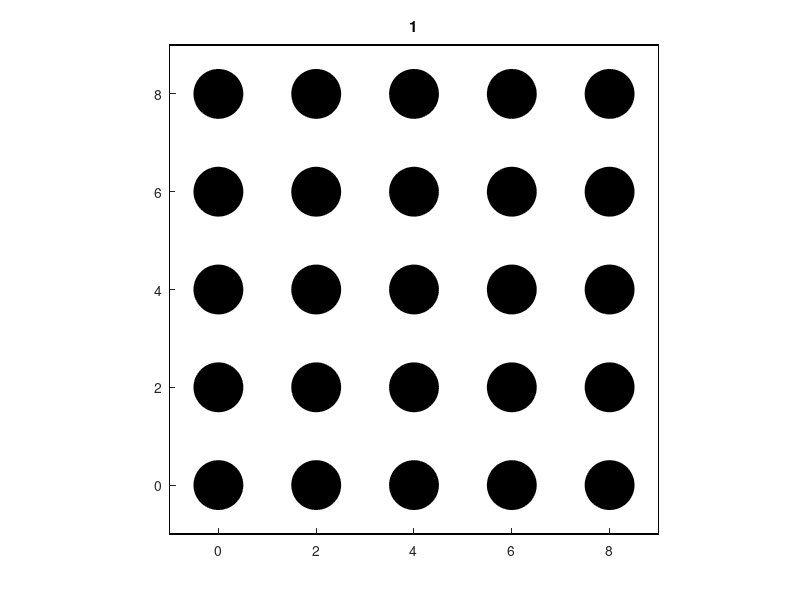
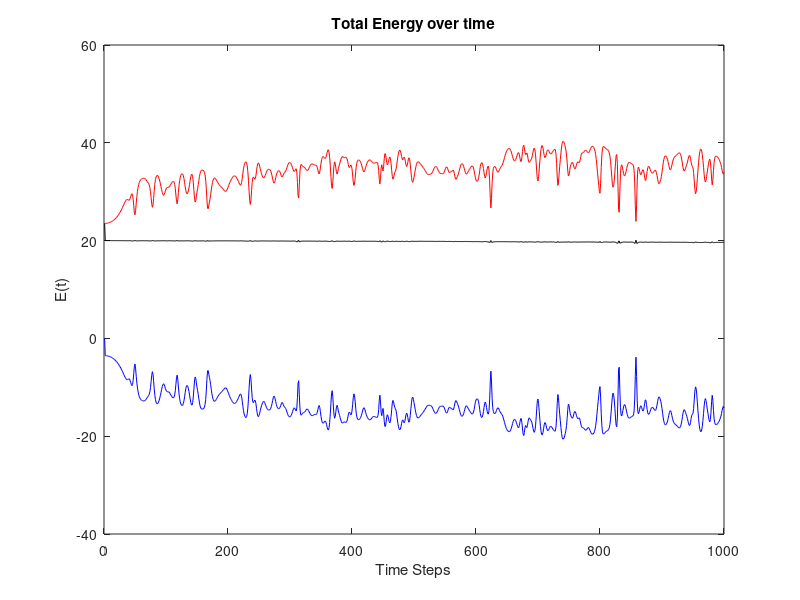

These charts were generated, in order, by the following MATLAB code:
%%%%%%%%%%%%%%%%%%%%%    Full MD program for 2D (Velocity Verlet+LJ)  %%%%%%%%%%%%%%%%%%%%%%%%%%%%%%%%


%%%%%%%%%%%%%%%%%%%%%%%%%%%%%%%%%%%%%%%%%%%%%%%%%%%%%%%%%%%%%%%%%%%%%%%%%%%%%%%%%%


% SYSTEM = SAMPLE
% GEOMETRY = FLAT



% KINDS OF FORCES: LJ

%%%%%%%%%%%%%%%%%%%%%%%%%%%%%%%%%%%%%%%%%%%%%%%%%%%%%%%%%%%%%%%%%%%%%%%%%%%%%%%%%
%ASSIGNEMENT OF GLOBAL VARIABLES

%global npartx nparty npart Tref dt a rc rr tsim N d

%%%%%%%%%%%%%%%% subroutine init: Initialization of MD program%%%%%%%%%%%%%%

% We assume m=1, k=1, sigma=1, epsilon=1 (REDUCED UNITS)
% length sigma
% energy epsilon
% mass m
% all other variables are expressed with combination of the above units

% VARIABLES
clear all;
npartx=5;
nparty=5;
npart=npartx*nparty; % Total number of particles
Tref=0.5;
dt=0.01; % step 
tsim=10; % simulation time 
N=tsim/dt; % number of steps
a=2; % crystal parameter
rr=0.5; % radius of spherical particle
rc=2.5*5;   % rc >= 2.5sigma  cutoff
d=2;  % dimensions



% SET PARAMETERS TO ZERO-equilibrium at t=0 or n=1
sumvx=0;sumvy=0;vx=zeros();vy=zeros();x=zeros();y=zeros();
sumvx2=0;sumvy2=0;ax=zeros();ay=zeros();fx=zeros();fy=zeros();
K=zeros();U=zeros();V=zeros();E=zeros();

% Build a square lattice - Draw a box and put the atoms inside it
i=0;

for col=1:nparty
        for row=1:npartx
   
        i=i+1;
        x(1,i)=a*(row-1);    % FIRST STEPS - EQUILIBRIUM 
        y(1,i)=a*(col-1);
    
        end
end
    
xmin = - a/2; xmax = (npartx - 1)*a + a/2; % Dimensions of the box
ymin = - a/2; ymax = (nparty - 1)*a + a/2;
Lx = xmax - xmin;
Ly = ymax - ymin;    
%figure (n)
%scatter(x,y,600,'filled')
%rectangle('Position',[xmin,ymin,Lx,Ly])
%title('square lattice')    
%%
%Graphics of equilibrium state
figure(1);
clf;
theta=(0:0.1:2*pi);
n=1;
clf;
hold on;    
for k=1:npart
    xcircle=rr*cos(theta)+x(n,k);
    ycircle=rr*sin(theta)+y(n,k);
    fill(xcircle,ycircle,'k')
    axis ([xmin xmax ymin ymax]);
    axis square;
    rectangle('Position',[xmin,ymin,Lx,Ly])
    title(n);
end
hold off;

%%
%%%%%%%%%%%%Rescaling velocities %%%%%%%%%%%%%
    
        rand('state',6789);
    n=1;
   for k=1:npart
        vx(n,k)=rand-0.5;vy(n,k)=rand-0.5;
    
        sumvx=sumvx+vx(n,k);sumvy=sumvy+vy(n,k);  %velocity center of mass
        sumvx2=sumvx2+vx(n,k)^2; sumvy2=sumvy2+vy(n,k)^2;  %kinetic energy
   end

        sumvx=sumvx/npart; sumvy=sumvy/npart;   %   <v>
        sumvx2=sumvx2/npart; sumvy2=sumvy2/npart;   %  <v^2>

        fsx = sqrt((d*Tref)/sumvx2);  %scaling factor due to fixed Temp simulation
        fsy = sqrt((d*Tref)/sumvy2);  %scaling factor due to fixed Temp simulation
sumkin=0;
   for  k=1:npart
        vx(n,k)=(vx(n,k)-sumvx)*fsx; %rescaling velocities
        vy(n,k)=(vy(n,k)-sumvy)*fsy;
        sumkin=sumkin+vx(n,k)^2+vy(n,k)^2;
   end
K(n)=0.5*sumkin;U(n)=0;E(n)=K(n)+U(n);
%%
%%%%%%%%%%%%Bootstrap step at n=2%%%%%%%%%%%%%%%%%
for k=1:npart
    ax(1,k)=0; 
    ay(1,k)=0;
end

n=2;

for k=1:npart
    x(n,k)=x(n-1,k)+dt*vx(n-1,k); % Euler Method
    y(n,k)=y(n-1,k)+dt*vy(n-1,k);
    if  x(n,k)>xmax           %restrain the atoms in the box
        x(n,k)=x(n,k)-Lx;
    end
    if x(n,k)<xmin
       x(n,k)=x(n,k)+Lx;
    end
    
    if  y(n,k)>ymax            %restrain the atoms in the box
        y(n,k)=y(n,k)-Ly;
    end
    if  y(n,k)<ymin
        y(n,k)=y(n,k)+Ly;
    end
end
%%
%Graphics of n=2
figure(n);
clf;
theta=(0:0.5:2*pi);
for n=1:2;
clf;
hold on;    
for k=1:npart
    xcircle=rr*cos(theta)+x(n,k);
    ycircle=rr*sin(theta)+y(n,k);
    fill(xcircle,ycircle,'k')
    axis ([xmin xmax ymin ymax]);
    axis square;
    rectangle('Position',[xmin,ymin,Lx,Ly])
    title(n);
end
hold off;
pause(n);
end

%%
%%%%%%%%%%%%%%%%Force calculation at n=2%%%%%%%%%%%%
sumV=0;
     for i=1:npart-1
         for j=i+1:npart
                dx=x(n,j)-x(n,i);
                dy=y(n,j)-y(n,i);
                xforce=x(n,j);
                yforce=y(n,j);
%%%%%%%%%%%% use of PBC according to minimum image convention
            if dx>0.5*Lx
                xforce=x(n,j)-Lx;
            end
            if dx<-0.5*Lx
                xforce=x(n,j)+Lx;
            end
            if dy>0.5*Ly
                yforce=y(n,j)-Ly;
            end
            if dy<-0.5*Ly;
                yforce=y(n,j)+Ly;
            end
                      
  %%%%%%%%%%%%%%%%%%%%%%%%%%%%%%%%%%%%%%%%%%%%%%%%%%%%%%%%%%%    
             r2=sqrt(xforce-x(n,i))^2+(yforce-y(n,i))^2;
            if r2<rc 
             fx(i,j)=-4*((-6*(xforce-x(n,i)))/(sqrt((xforce-x(n,i))^2+(yforce-y(n,i))^2)^8)+(12*(xforce-x(n,i))/(sqrt((xforce-x(n,i))^2+(yforce-y(n,i))^2)^14)));
             fy(i,j)=-4*((-6*(yforce-y(n,i)))/(sqrt((xforce-x(n,i))^2+(yforce-y(n,i))^2)^8)+(12*(yforce-y(n,i))/(sqrt((xforce-x(n,i))^2+(yforce-y(n,i))^2)^14)));
             fx(j,i)=-fx(i,j);
             fy(j,i)=-fy(i,j);
             V(i,j) = 4*(-1/sqrt((xforce - x(n, i))^2 + (yforce - y(n, i))^2)^(6) + 1/sqrt((xforce - x(n, i))^2 + (yforce - y(n, i))^2)^(12));      
             sumV=sumV+V(i,j);
            elseif r2>rc
                fx(i,j)=0;fy(i,j)=0;V(i,j)=0;
            end
         end
     end
    U(n)=sumV;
%%%%%%%%%%%%%%%%%%%%%%%%%%%%%%%%%%%%%%%
%%
%%%%%%%%%%%%% Calculation of acceleration and update velocity of bootstrap step%%%%%%%%%%%%%%
sumkin=0;
for k=1:npart
    sumx=0;
    for l=1:k-1
        sumx=sumx+fx(k,l);    
    end
    for l=k+1:npart
        sumx=sumx+fx(k,l);    
    end
    sumy=0;
    for l=1:k-1
        sumy=sumy+fy(k,l);    
    end
    for l=k+1:npart
        sumy=sumy+fy(k,l);    
    end
    ax(n,k)=sumx;
    ay(n,k)=sumy;
    vx(n,k)=vx(n-1,k)+ax(n,k)*dt;
    vy(n,k)=vy(n-1,k)+ay(n,k)*dt;
    sumkin=sumkin+vx(n,k)^2+vy(n,k)^2;
end
K(n)=0.5*sumkin;E(n)=K(n)+U(n);
%%      
 %%%%%%%%%%%%%%%%%%%%%% LOOP OVER TIME %%%%%%%%%%%%%%%%%%%%%%%%%%%%%%%
        
        
for n=3:N
    sumkin=0;sumV=0;  %for the calculation of energies
    
    for k=1:npart     
            x(n,k)=x(n-1,k)+dt*vx(n-1,k)+0.5*ax(n-1,k)*dt^2; % first part of velocity verlet algorithm 
            y(n,k)=y(n-1,k)+dt*vy(n-1,k)+0.5*ay(n-1,k)*dt^2;
           
        
         if  x(n,k)>xmax           %restrain the atoms in the box
            x(n,k)=x(n,k)-Lx;
         end
        if  x(n,k)<xmin
            x(n,k)=x(n,k)+Lx;
        end
    
    
        if  y(n,k)>ymax           %restrain the atoms in the box
            y(n,k)=y(n,k)-Ly;
         end
        if  y(n,k)<ymin
            y(n,k)=y(n,k)+Ly;
        end
      
    end 
              
 for i=1:npart-1              % update forces
         for j=i+1:npart
                
                dx=x(n,j)-x(n,i);
                dy=y(n,j)-y(n,i);
                
                xforce=x(n,j);
                yforce=y(n,j);
%%%%%%%%%%%% use of PBC according to minimum image convention
            if dx>0.5*Lx
                xforce=x(n,j)-Lx;
            end
            if dx<-0.5*Lx
                xforce=x(n,j)+Lx;
            end
            if dy>0.5*Ly
                yforce=y(n,j)-Ly;
            end
            if dy<-0.5*Ly;
                yforce=y(n,j)+Ly;
            end
                      
  %%%%%%%%%%%%%%%%%%%%%%%%%%%%%%%%%%%%%%%%%%%%%%%%%%%%%%%%%%%    
                r2=sqrt(xforce-x(n,i))^2+(yforce-y(n,i))^2;
               if r2<rc
                fx(i,j)=-4*((-6*(xforce-x(n,i)))/(sqrt((xforce-x(n,i))^2+(yforce-y(n,i))^2)^8)+(12*(xforce-x(n,i))/(sqrt((xforce-x(n,i))^2+(yforce-y(n,i))^2)^14)));
                fy(i,j)=-4*((-6*(yforce-y(n,i)))/(sqrt((xforce-x(n,i))^2+(yforce-y(n,i))^2)^8)+(12*(yforce-y(n,i))/(sqrt((xforce-x(n,i))^2+(yforce-y(n,i))^2)^14)));
                fx(j,i)=-fx(i,j);
                fy(j,i)=-fy(i,j);
                
                V(i,j) = 4*(-1/sqrt((xforce - x(n, i))^2 + (yforce - y(n, i))^2)^(6) + 1/sqrt((xforce - x(n, i))^2 + (yforce - y(n, i))^2)^(12));
                sumV=sumV+V(i,j);
               elseif r2>rc
                   fx(i,j)=0;fy(i,j)=0;V(i,j)=0;
               end
               
         end
 end
        
        
%%%%%%%%%%%%%%%%%%%%%%%%%%%%%%%%%%%%%%%

   for k=1:npart       % update accelerations
    sumx=0;
    for l=1:k-1
        sumx=sumx+fx(k,l);    
    end
    for l=k+1:npart
        sumx=sumx+fx(k,l);    
    end
    sumy=0;
    for l=1:k-1
        sumy=sumy+fy(k,l);    
    end
    for l=k+1:npart
        sumy=sumy+fy(k,l);    
    end
    
    ax(n,k)=sumx;
    ay(n,k)=sumy;
    
    vx(n,k)=vx(n-1,k)+0.5*dt*(ax(n,k)+ax(n-1,k));  %% second part of velocity verlet algorithm 
    vy(n,k)=vy(n-1,k)+0.5*dt*(ay(n,k)+ay(n-1,k));
    
    sumkin=sumkin+vx(n,k)^2+vy(n,k)^2; %kinetic energy
    
   end
    
   
    U(n)=sumV;
    K(n)=0.5*sumkin;
    E(n)=U(n)+K(n);
    
end % end of simulation

%%
%%%%%%%Plot Energies%%%%%%%%%%%%%%%
figure (2)
plot(1:N,K(1:N),'r',1:N,U(1:N),'b',1:N,E(1:N),'k')

xlabel('Time Steps');
ylabel('E(t)');
title('Total Energy over time')
%%
%{
%Graphics of system evolution
figure(n);
clf;
theta=(0:0.5:2*pi);
for n=1:N;
clf;
hold on;    
for k=1:npart
    xcircle=rr*cos(theta)+x(n,k);
    ycircle=rr*sin(theta)+y(n,k);
    fill(xcircle,ycircle,'k')
    axis ([xmin xmax ymin ymax]);
    axis square;
    rectangle('Position',[xmin,ymin,Lx,Ly])
    title(n);
end
hold off;
pause(0.001);
end
%}
